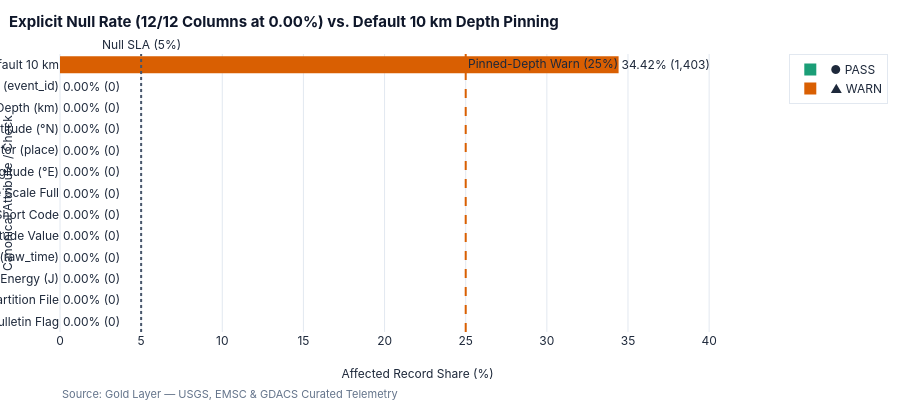
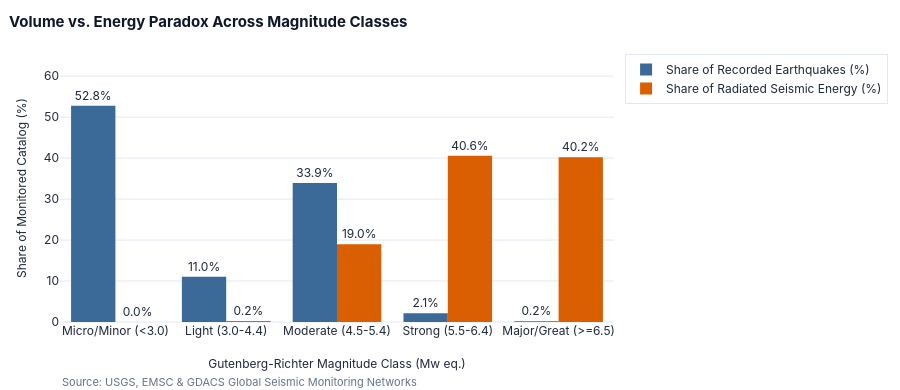
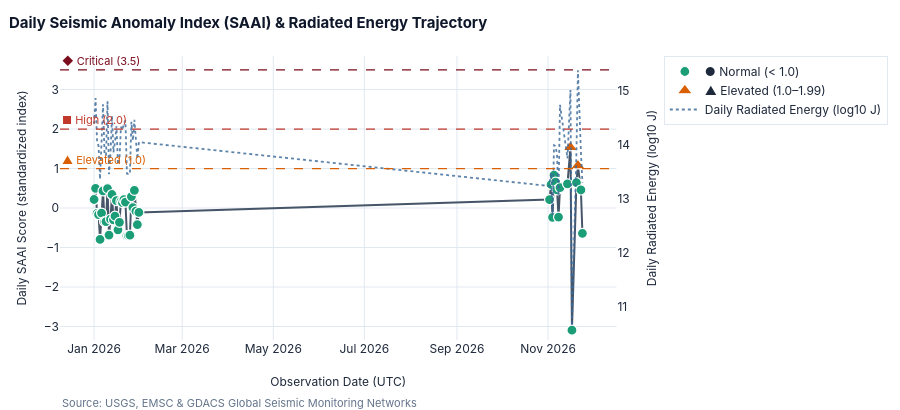

These figures' notebook cell, in order:
### Markdown cell above
## 2. Production Figure Builders Audit — Governance (`:8050`) & Storytelling (`:8051`)

### Code cell
catalog = [
    ("Gov — Null & 10 km Pinning", build_null_rate_fig(gov_df)),
    ("Gov — Volume Over Time (Daily)", build_volume_over_time_fig(gov_df, view_mode="daily")),
    ("Gov — Volume Over Time (Cumulative)", build_volume_over_time_fig(gov_df, view_mode="cumulative")),
    ("Gov — Tukey IQR Outlier Rate", build_outlier_rate_fig(gov_df)),
    ("Gov — Quartile Spread & Fence", build_outlier_quartile_spread_fig(gov_df)),
    ("Gov — Descriptor Length by Agency", build_text_length_fig(gov_df)),
    ("Story A1 — Magnitude vs Energy Paradox", build_severity_energy_fig(story_df)),
    ("Story A2 — Focal Depth Regimes Donut", build_depth_attenuation_fig(story_df)),
    ("Story B — Daily SAAI & Radiated Energy", build_saai_trend_fig(story_df)),
    ("Story C — Daily Volume & Swarm Peaks", build_daily_volume_swarms_fig(story_df)),
    ("Story D — Top 15 Active Regions", build_top_regions_fig(story_df)),
    ("Story E1 — By Monitoring Network", build_comparison_panel_fig(story_df, mode="agency")),
    ("Story E2 — Historical vs Current Cohorts", build_comparison_panel_fig(story_df, mode="historical_vs_current")),
    ("Story F — Global Significant Epicenters Map", build_epicenter_map_fig(story_df)),
]

audit_rows = []
for name, fig in catalog:
    base_font = int(fig.layout.font.size or 12)
    has_source = any("Source:" in str(a.text) for a in (fig.layout.annotations or []))
    audit_rows.append({
        "Panel": name,
        "Traces": len(fig.data),
        "Base_Font_px": base_font,
        "Height_px": fig.layout.height,
        "Has_Title": bool(fig.layout.title.text),
        "Has_Source_Footer": has_source,
    })
    assert base_font >= 12 and has_source and len(fig.data) >= 1

audit_df = pd.DataFrame(audit_rows)
display(audit_df)

# Render key representative production figures inline (JSON mimetype)
for idx in (0, 6, 8, 13):
    catalog[idx][1].show()

### Figure 1 — Plotly figure (JSON) as saved in the notebook; plotly's stock layout.template omitted (floating-point values rounded to 4 significant figures)
{"data": [{"cliponaxis": false, "customdata": [[0.0, 5.0, "PASS"], [0.0, 5.0, "PASS"], [0.0, 5.0, "PASS"], [0.0, 5.0, "PASS"], [0.0, 5.0, "PASS"], [0.0, 5.0, "PASS"], [0.0, 5.0, "PASS"], [0.0, 5.0, "PASS"], [0.0, 5.0, "PASS"], [0.0, 5.0, "PASS"], [0.0, 5.0, "PASS"], [0.0, 5.0, "PASS"]], "hovertemplate": "<b>%{y}</b><br>Rate: %{x:.2f}% (%{customdata[0]:,.0f} events)<br>SLA Threshold: ≤ %{customdata[1]:.1f}%<br>Status: %{customdata[2]}<extra></extra>", "marker": {"color": "#1b9e77"}, "name": "● PASS", "orientation": "h", "text": ["0.00% (0)", "0.00% (0)", "0.00% (0)", "0.00% (0)", "0.00% (0)", "0.00% (0)", "0.00% (0)", "0.00% (0)", "0.00% (0)", "0.00% (0)", "0.00% (0)", "0.00% (0)"], "textposition": "outside", "type": "bar", "x": [0.0, 0.0, 0.0, 0.0, 0.0, 0.0, 0.0, 0.0, 0.0, 0.0, 0.0, 0.0], "y": ["Tsunami Bulletin Flag", "Source Partition File", "Radiated Energy (J)", "Origin Epoch ms (raw_time)", "Magnitude Value", "Magnitude Scale Short Code", "Magnitude Scale Full", "Longitude (°E)", "Location Descriptor (place)", "Latitude (°N)", "Hypocentral Depth (km)", "Event Identifier (event_id)"]}, {"cliponaxis": false, "customdata": [[1403.0, 25.0, "WARN"]], "hovertemplate": "<b>%{y}</b><br>Rate: %{x:.2f}% (%{customdata[0]:,.0f} events)<br>SLA Threshold: ≤ %{customdata[1]:.1f}%<br>Status: %{customdata[2]}<extra></extra>", "marker": {"color": "#d95f02"}, "name": "▲ WARN", "orientation": "h", "text": ["34.42% (1,403)"], "textposition": "outside", "type": "bar", "x": [34.42], "y": ["Depth Pinned at Default 10 km"]}], "layout": {"annotations": [{"showarrow": false, "text": "Null SLA (5%)", "x": 5.0, "xanchor": "center", "xref": "x", "y": 1, "yanchor": "bottom", "yref": "y domain"}, {"showarrow": false, "text": "Pinned-Depth Warn (25%)", "x": 25.0, "xanchor": "left", "xref": "x", "y": 1, "yanchor": "top", "yref": "y domain"}, {"font": {"color": "#64748b", "family": "Inter, Segoe UI, system-ui, -apple-system, sans-serif", "size": 11}, "showarrow": false, "text": "Source: Gold Layer — USGS, EMSC & GDACS Curated Telemetry", "x": 0.0, "xanchor": "left", "xref": "paper", "y": -0.19, "yanchor": "top", "yref": "paper"}], "height": 400, "hovermode": "closest", "margin": {"b": 68, "l": 60, "r": 28, "t": 54}, "shapes": [{"line": {"color": "#475569", "dash": "dot"}, "type": "line", "x0": 5.0, "x1": 5.0, "xref": "x", "y0": 0, "y1": 1, "yref": "y domain"}, {"line": {"color": "#d95f02", "dash": "dash"}, "type": "line", "x0": 25.0, "x1": 25.0, "xref": "x", "y0": 0, "y1": 1, "yref": "y domain"}], "showlegend": true, "title": {"text": "<b>Explicit Null Rate (12/12 Columns at 0.00%) vs. Default 10 km Depth Pinning</b>", "x": 0.01, "xanchor": "left"}, "xaxis": {"range": [0, 44.06], "title": {"text": "Affected Record Share (%)"}}, "yaxis": {"categoryarray": ["Tsunami Bulletin Flag", "Source Partition File", "Radiated Energy (J)", "Origin Epoch ms (raw_time)", "Magnitude Value", "Magnitude Scale Short Code", "Magnitude Scale Full", "Longitude (°E)", "Location Descriptor (place)", "Latitude (°N)", "Hypocentral Depth (km)", "Event Identifier (event_id)", "Depth Pinned at Default 10 km"], "categoryorder": "array", "title": {"text": "Canonical Attribute / Check"}}}}

### Figure 2 — Plotly figure (JSON) as saved in the notebook; plotly's stock layout.template omitted (floating-point values rounded to 4 significant figures)
{"data": [{"cliponaxis": false, "customdata": [[2150, 1.65, 2.99], [449, 3.582, 4.4], [1383, 4.776, 5.4], [87, 5.764, 6.4], [7, 6.629, 6.8]], "hovertemplate": "<b>%{x}</b><br>Frequency Share: %{y:.2f}% (%{customdata[0]:,.0f} earthquakes)<br>Mean / Peak Magnitude: M %{customdata[1]:.2f} / M %{customdata[2]:.1f}<extra></extra>", "marker": {"color": "#3b6998"}, "name": "Share of Recorded Earthquakes (%)", "text": ["52.8%", "11.0%", "33.9%", "2.1%", "0.2%"], "textposition": "outside", "type": "bar", "x": ["Micro/Minor (<3.0)", "Light (3.0-4.4)", "Moderate (4.5-5.4)", "Strong (5.5-6.4)", "Major/Great (>=6.5)"], "y": [52.75, 11.02, 33.93, 2.13, 0.17]}, {"cliponaxis": false, "customdata": [[2150, 7.276], [449, 10.17], [1383, 11.96], [87, 13.45], [7, 14.74]], "hovertemplate": "<b>%{x}</b><br>Radiated Energy Share: %{y:.2f}%<br>Mean Class Energy: 10^%{customdata[1]:.2f} J (%{customdata[0]:,.0f} earthquakes)<extra></extra>", "marker": {"color": "#d95f02"}, "name": "Share of Radiated Seismic Energy (%)", "text": ["0.0%", "0.2%", "19.0%", "40.6%", "40.2%"], "textposition": "outside", "type": "bar", "x": ["Micro/Minor (<3.0)", "Light (3.0-4.4)", "Moderate (4.5-5.4)", "Strong (5.5-6.4)", "Major/Great (>=6.5)"], "y": [0.0031, 0.2164, 19.01, 40.56, 40.22]}], "layout": {"annotations": [{"font": {"color": "#64748b", "family": "Inter, Segoe UI, system-ui, -apple-system, sans-serif", "size": 11}, "showarrow": false, "text": "Source: USGS, EMSC & GDACS Global Seismic Monitoring Networks", "x": 0.0, "xanchor": "left", "xref": "paper", "y": -0.19, "yanchor": "top", "yref": "paper"}], "barmode": "group", "height": 390, "hovermode": "closest", "margin": {"b": 68, "l": 60, "r": 28, "t": 54}, "showlegend": true, "title": {"text": "<b>Volume vs. Energy Paradox Across Magnitude Classes</b>", "x": 0.01, "xanchor": "left"}, "xaxis": {"title": {"text": "Gutenberg-Richter Magnitude Class (Mw eq.)"}}, "yaxis": {"range": [0, 65.41], "title": {"text": "Share of Monitored Catalog (%)"}}}}

### Figure 3 — Plotly figure (JSON) as saved in the notebook; plotly's stock layout.template omitted (floating-point values rounded to 4 significant figures; data arrays with more than 128 entries replaced by an {"elided": "..."} marker saying what was removed)
{"data": [{"hoverinfo": "skip", "line": {"color": "#475569", "width": 2.0}, "mode": "lines", "name": "SAAI Trajectory", "showlegend": false, "type": "scatter", "x": ["2026-01-01", "2026-01-02", "2026-01-03", "2026-01-04", "2026-01-05", "2026-01-06", "2026-01-07", "2026-01-08", "2026-01-09", "2026-01-10", "2026-01-11", "2026-01-12", "2026-01-13", "2026-01-14", "2026-01-15", "2026-01-16", "2026-01-17", "2026-01-18", "2026-01-19", "2026-01-20", "2026-01-21", "2026-01-22", "2026-01-23", "2026-01-24", "2026-01-25", "2026-01-26", "2026-01-27", "2026-01-28", "2026-01-29", "2026-01-30", "2026-01-31", "2026-11-02", "2026-11-03", "2026-11-04", "2026-11-05", "2026-11-06", "2026-11-07", "2026-11-08", "2026-11-09", "2026-11-14", "2026-11-16", "2026-11-17", "2026-11-20", "2026-11-21", "2026-11-23", "2026-11-24"], "xaxis": "x", "y": [0.216, 0.498, -0.137, -0.166, -0.795, -0.128, 0.434, -0.343, -0.343, 0.493, -0.685, -0.281, 0.343, -0.299, -0.204, 0.187, -0.551, -0.363, 0.168, 0.138, 0.212, 0.151, -0.699, -0.7, -0.688, 0.289, 0.011, 0.448, -0.08, -0.419, -0.111, 0.215, 0.596, -0.235, 0.832, 0.656, 0.462, -0.229, 0.517, 0.613, 1.535, -3.092, 0.642, 1.076, 0.457, -0.64], "yaxis": "y"}, {"customdata": {"elided": "44x4 mixed values"}, "hovertemplate": "<b>Date (UTC): %{x}</b><br>SAAI Score: %{y:+.2f} (%{customdata[3]})<br>Daily Earthquakes: %{customdata[0]:,.0f} · Peak M %{customdata[1]:.1f}<br>Daily Energy: 10^%{customdata[2]:.2f} J<extra></extra>", "marker": {"color": "#1b9e77", "line": {"color": "#ffffff", "width": 1.2}, "size": 10, "symbol": "circle"}, "mode": "markers", "name": "● Normal (< 1.0)", "type": "scatter", "x": ["2026-01-01", "2026-01-02", "2026-01-03", "2026-01-04", "2026-01-05", "2026-01-06", "2026-01-07", "2026-01-08", "2026-01-09", "2026-01-10", "2026-01-11", "2026-01-12", "2026-01-13", "2026-01-14", "2026-01-15", "2026-01-16", "2026-01-17", "2026-01-18", "2026-01-19", "2026-01-20", "2026-01-21", "2026-01-22", "2026-01-23", "2026-01-24", "2026-01-25", "2026-01-26", "2026-01-27", "2026-01-28", "2026-01-29", "2026-01-30", "2026-01-31", "2026-11-02", "2026-11-03", "2026-11-04", "2026-11-05", "2026-11-06", "2026-11-07", "2026-11-08", "2026-11-09", "2026-11-14", "2026-11-17", "2026-11-20", "2026-11-23", "2026-11-24"], "xaxis": "x", "y": [0.216, 0.498, -0.137, -0.166, -0.795, -0.128, 0.434, -0.343, -0.343, 0.493, -0.685, -0.281, 0.343, -0.299, -0.204, 0.187, -0.551, -0.363, 0.168, 0.138, 0.212, 0.151, -0.699, -0.7, -0.688, 0.289, 0.011, 0.448, -0.08, -0.419, -0.111, 0.215, 0.596, -0.235, 0.832, 0.656, 0.462, -0.229, 0.517, 0.613, -3.092, 0.642, 0.457, -0.64], "yaxis": "y"}, {"customdata": [[228, 6.6, 15.02, "ELEVATED"], [61, 6.8, 15.39, "ELEVATED"]], "hovertemplate": "<b>Date (UTC): %{x}</b><br>SAAI Score: %{y:+.2f} (%{customdata[3]})<br>Daily Earthquakes: %{customdata[0]:,.0f} · Peak M %{customdata[1]:.1f}<br>Daily Energy: 10^%{customdata[2]:.2f} J<extra></extra>", "marker": {"color": "#d95f02", "line": {"color": "#ffffff", "width": 1.2}, "size": 13, "symbol": "triangle-up"}, "mode": "markers", "name": "▲ Elevated (1.0–1.99)", "type": "scatter", "x": ["2026-11-16", "2026-11-21"], "xaxis": "x", "y": [1.535, 1.076], "yaxis": "y"}, {"hovertemplate": "<b>Date (UTC): %{x}</b><br>Daily Radiated Energy: %{y:.2f} log10(J)<extra></extra>", "line": {"color": "#3b6998", "dash": "dot", "width": 1.8}, "mode": "lines", "name": "Daily Radiated Energy (log10 J)", "opacity": 0.82, "type": "scatter", "x": ["2026-01-01", "2026-01-02", "2026-01-03", "2026-01-04", "2026-01-05", "2026-01-06", "2026-01-07", "2026-01-08", "2026-01-09", "2026-01-10", "2026-01-11", "2026-01-12", "2026-01-13", "2026-01-14", "2026-01-15", "2026-01-16", "2026-01-17", "2026-01-18", "2026-01-19", "2026-01-20", "2026-01-21", "2026-01-22", "2026-01-23", "2026-01-24", "2026-01-25", "2026-01-26", "2026-01-27", "2026-01-28", "2026-01-29", "2026-01-30", "2026-01-31", "2026-11-02", "2026-11-03", "2026-11-04", "2026-11-05", "2026-11-06", "2026-11-07", "2026-11-08", "2026-11-09", "2026-11-14", "2026-11-16", "2026-11-17", "2026-11-20", "2026-11-21", "2026-11-23", "2026-11-24"], "xaxis": "x", "y": [14.39, 14.87, 14.07, 13.98, 13.37, 14.05, 14.76, 13.83, 13.81, 14.81, 13.46, 13.83, 14.54, 13.87, 14.06, 14.35, 13.64, 13.73, 14.34, 14.28, 14.41, 14.45, 13.47, 13.46, 13.46, 14.43, 14.08, 14.47, 14.16, 13.74, 14.05, 13.24, 13.48, 12.7, 14.0, 13.98, 13.83, 13.06, 14.75, 13.76, 15.02, 10.66, 13.87, 15.39, 13.88, 13.31], "yaxis": "y2"}], "layout": {"annotations": [{"font": {"color": "#d95f02", "size": 11}, "showarrow": false, "text": "▲ Elevated (1.0)", "x": 0, "xanchor": "left", "xref": "x domain", "y": 1.0, "yanchor": "bottom", "yref": "y"}, {"font": {"color": "#c0392b", "size": 11}, "showarrow": false, "text": "■ High (2.0)", "x": 0, "xanchor": "left", "xref": "x domain", "y": 2.0, "yanchor": "bottom", "yref": "y"}, {"font": {"color": "#7b0d1e", "size": 11}, "showarrow": false, "text": "◆ Critical (3.5)", "x": 0, "xanchor": "left", "xref": "x domain", "y": 3.5, "yanchor": "bottom", "yref": "y"}, {"font": {"color": "#64748b", "family": "Inter, Segoe UI, system-ui, -apple-system, sans-serif", "size": 11}, "showarrow": false, "text": "Source: USGS, EMSC & GDACS Global Seismic Monitoring Networks", "x": 0.0, "xanchor": "left", "xref": "paper", "y": -0.19, "yanchor": "top", "yref": "paper"}], "height": 410, "hovermode": "x unified", "margin": {"b": 70, "l": 60, "r": 64, "t": 56}, "shapes": [{"line": {"color": "#d95f02", "dash": "dash", "width": 1.3}, "type": "line", "x0": 0, "x1": 1, "xref": "x domain", "y0": 1.0, "y1": 1.0, "yref": "y"}, {"line": {"color": "#c0392b", "dash": "dash", "width": 1.3}, "type": "line", "x0": 0, "x1": 1, "xref": "x domain", "y0": 2.0, "y1": 2.0, "yref": "y"}, {"line": {"color": "#7b0d1e", "dash": "dash", "width": 1.3}, "type": "line", "x0": 0, "x1": 1, "xref": "x domain", "y0": 3.5, "y1": 3.5, "yref": "y"}], "showlegend": true, "title": {"text": "<b>Daily Seismic Anomaly Index (SAAI) & Radiated Energy Trajectory</b>", "x": 0.01, "xanchor": "left"}, "xaxis": {"anchor": "y", "domain": [0.0, 0.94], "title": {"text": "Observation Date (UTC)"}}, "yaxis": {"anchor": "x", "domain": [0.0, 1.0], "range": [-3.342, 3.85], "title": {"text": "Daily SAAI Score (standardized index)"}}, "yaxis2": {"anchor": "x", "overlaying": "y", "showgrid": false, "side": "right", "title": {"text": "Daily Radiated Energy (log10 J)"}}}}
